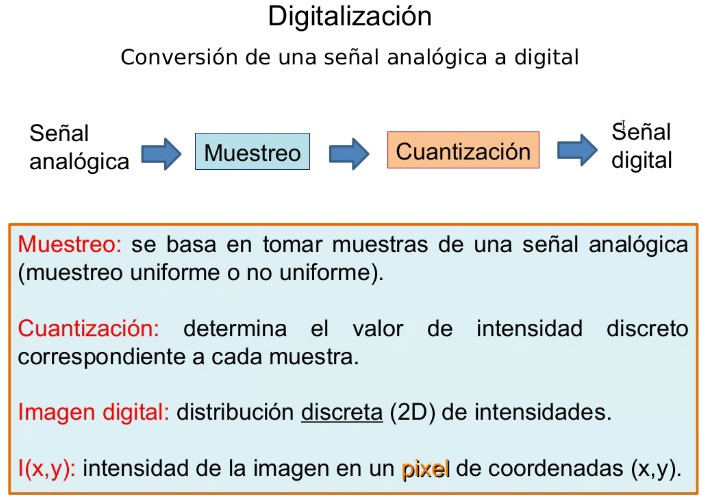
%> input picture Unidad 1/img/1.jpg, 708 x 500 px
$ octave ej5.m   (GNU Octave 9; MATLAB toolbox functions it lacks are replaced by stand-ins)
%> lines starting %> are read from the running program, lines starting %| are printed output that depends on the picture
% Modifique el contraste de una imagen.
% Observe cómo se cambia su histograma.

[file, path] = uigetfile({'*.jpg';'*.JPG';'*.bmp';'*.tif'});
%> the answer given: ../../Unidad 1/img/1.jpg
dir = strcat(path,file);
info = imfinfo(dir);

switch info.ColorType
    case 'grayscale'
        I=imread(dir);
    case 'truecolor'
        rgb=imread(dir);
%> rgb is the input picture: size 500x708x3 uint8; mean R, G, B 222.6, 228.4, 228.7
        I=rgb2gray(rgb);
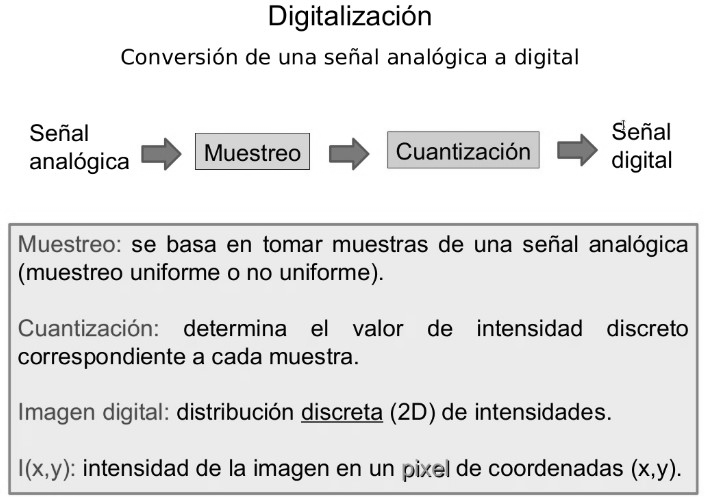
%> I: size 500x708 uint8; min 0, max 255, mean 226.7
    case 'indexed'
        [X,map]=imread(dir);
        I=ind2gray(X,map);
end

addContraste = [1 0.5 2];
for i=1:3
   subplot(2,3,i);
   imshow(I * addContraste(i));
   title(['Adjuste de contraste: ', num2str(addContraste(i))]);

   subplot(2,3,i+3);
   imhist(I * addContraste(i));
   title(['Histograma con contraste de ', num2str(addContraste(i))]);
end
%> this loop made 3 passes
%> pass 2, `imshow(I * addContraste(i));`:
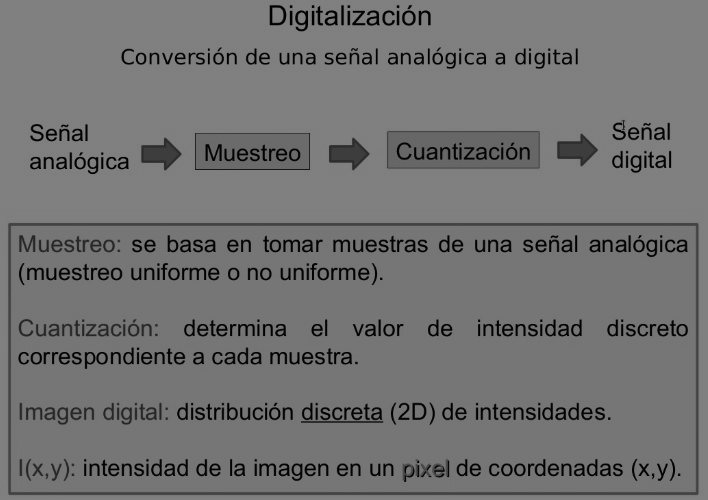
%> displayed picture: size 500x708, on the screen's scale of 0 to 255; min 0, max 128, mean 113.7
%> after the loop:
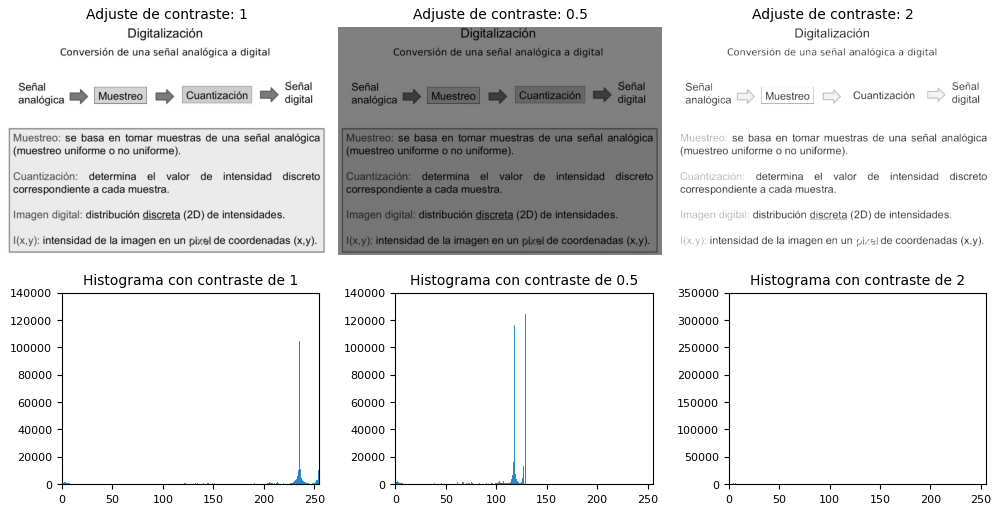
%> figure redrawn from the program's plot data, 6 panels

$ run again, on Unidad 1/img/3.jpg
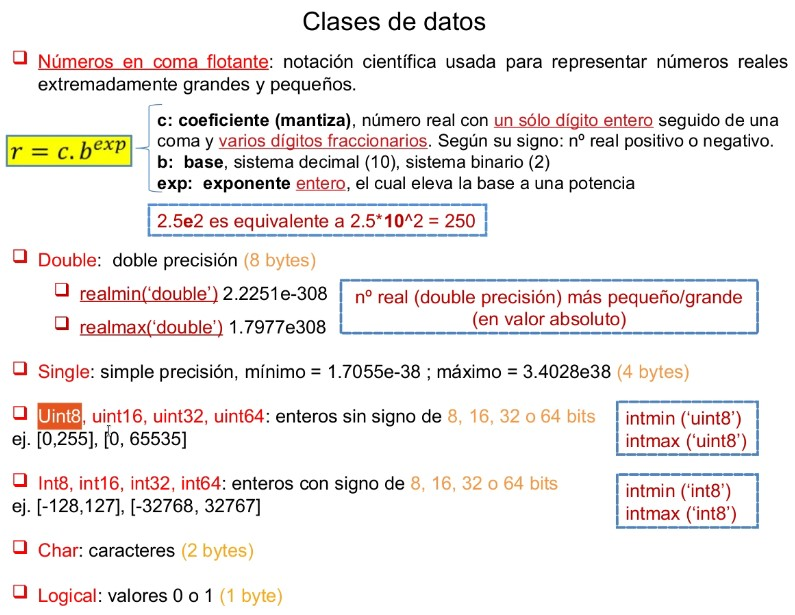
%> input picture Unidad 1/img/3.jpg, 795 x 615 px
%> rgb is the input picture: size 615x795x3 uint8; mean R, G, B 240.2, 236.7, 235.1
%> `I=rgb2gray(rgb);`:
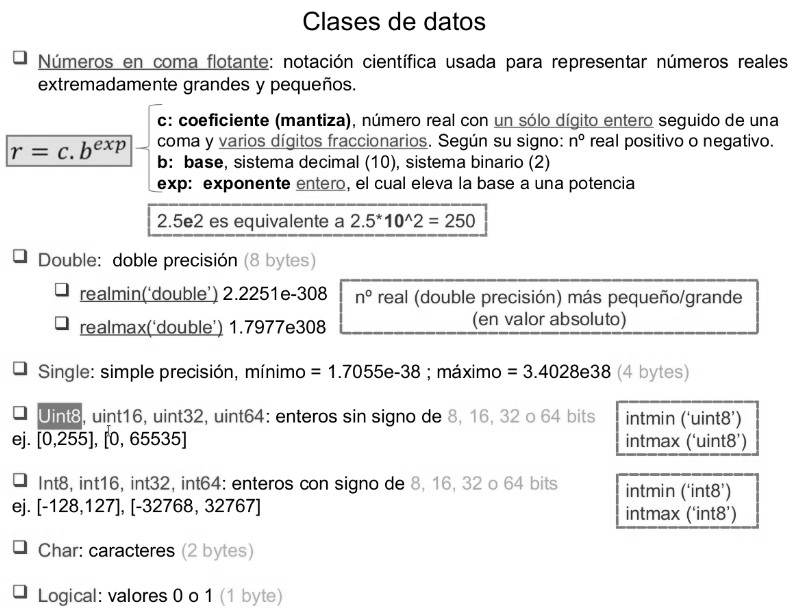
%> I: size 615x795 uint8; min 0, max 255, mean 237.5
%> the loop `for i=1:3` made 3 passes
%> pass 2, `imshow(I * addContraste(i));`:
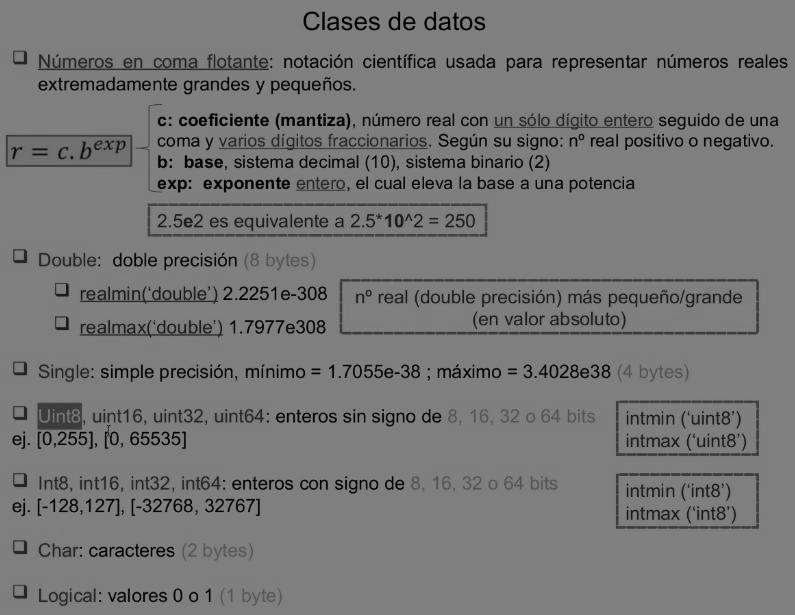
%> displayed picture: size 615x795, on the screen's scale of 0 to 255; min 0, max 128, mean 119.2

$ run again, on Unidad 1/img/5.jpg
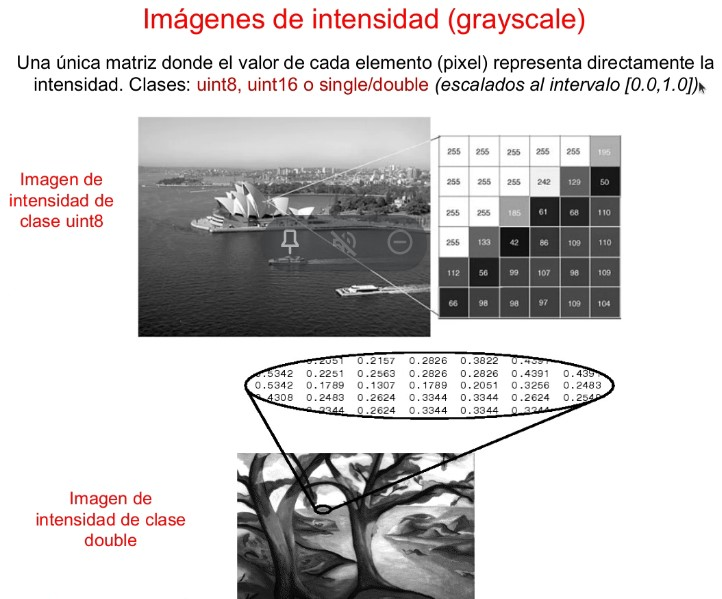
%> input picture Unidad 1/img/5.jpg, 722 x 599 px
%> rgb is the input picture: size 599x722x3 uint8; mean R, G, B 206.8, 204.5, 204.5
%> `I=rgb2gray(rgb);`:
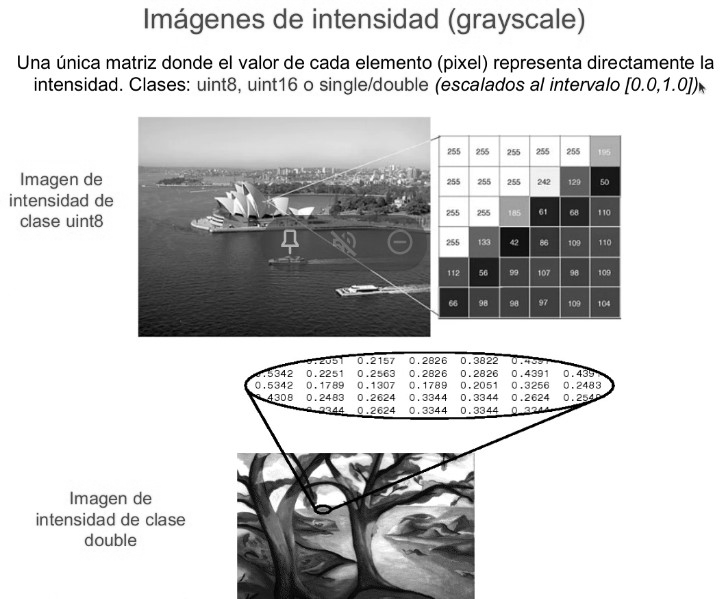
%> I: size 599x722 uint8; min 0, max 255, mean 205.2
%> the loop `for i=1:3` made 3 passes
%> pass 2, `imshow(I * addContraste(i));`:
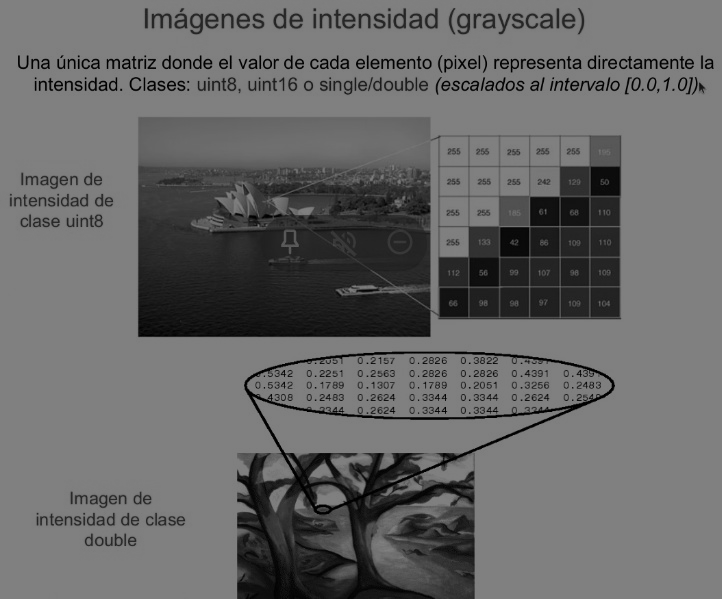
%> displayed picture: size 599x722, on the screen's scale of 0 to 255; min 0, max 128, mean 103
